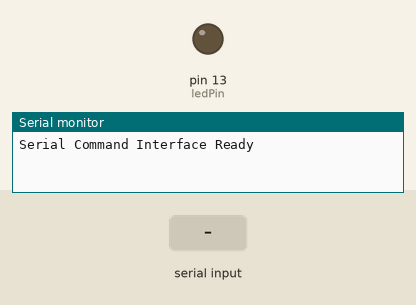
Recording of a sketch running on a simulated Arduino Uno, built with avr-gcc and run on an emulated ATmega328P. On the bench: output pins drawn as LEDs (lit = HIGH), the last lines printed to the serial monitor. The test bench sets the inputs (shaded band).

Above: at 1.2 s.
1.3 s: "LED_ON\n" received over Serial
At 1.7 s:
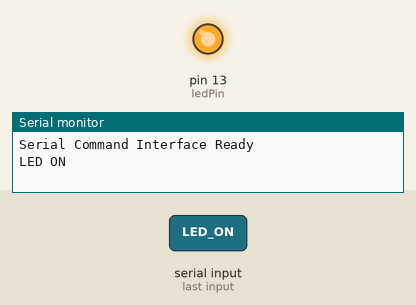
2.8 s: "LED_OFF\n" received over Serial
At 4.0 s:
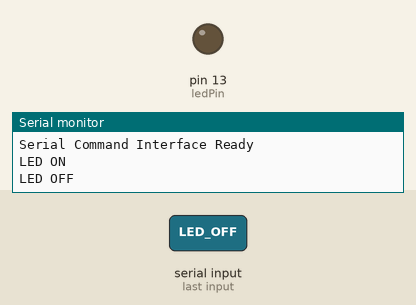
Timing chart, 0 to 5.8 s (numbered marks = the images above; inputs shaded):
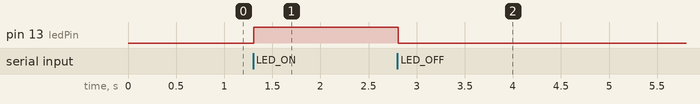

The sketch:

serial_command.ino
```cpp
const int ledPin = 13;
int blinkCounter = 0;

void setup() {
  pinMode(ledPin, OUTPUT);
  Serial.begin(9600);
  Serial.println("Serial Command Interface Ready");
}

void loop() {

  if (Serial.available()) {

    String cmd = Serial.readStringUntil('\n');
    cmd.trim();

    if (cmd == "LED_ON") {
      digitalWrite(ledPin, HIGH);
      Serial.println("LED ON");
    }

    else if (cmd == "LED_OFF") {
      digitalWrite(ledPin, LOW);
      Serial.println("LED OFF");
    }

    else if (cmd.startsWith("BLINK_")) {

      int times = cmd.substring(6).toInt();

      if (times >= 1 && times <= 9) {

        for (int i = 0; i < times; i++) {
          digitalWrite(ledPin, HIGH);
          delay(300);
          digitalWrite(ledPin, LOW);
          delay(300);
        }

        blinkCounter += times;
      }

      else {
        Serial.println("ERROR: Unknown command");
      }
    }

    else if (cmd == "STATUS") {
      Serial.print("LED State: ");
      Serial.println(digitalRead(ledPin));

      Serial.print("Blink Counter: ");
      Serial.println(blinkCounter);
    }

    else if (cmd == "RESET") {
      blinkCounter = 0;
      Serial.println("Blink counter reset");
    }

    else {
      Serial.println("ERROR: Unknown command");
    }
  }
}
```

Measured:
- after the input at 1.3 s, pin 13 (ledPin): LOW → HIGH at once
- after the input at 2.8 s, pin 13 (ledPin): HIGH → LOW at once
